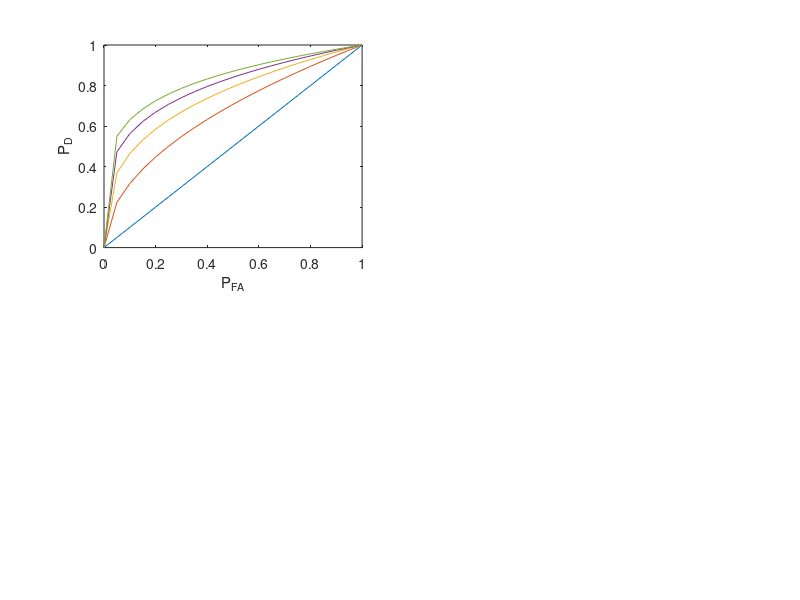

Here is the MATLAB script that generated this plot:
% plot the roc for a a xi^2
% Copyright 1999 by Todd K. Moon

clf
subplot(2,2,1)
Pfa = 0:.05:1;
for s0s1=1:5
  Pd = Pfa .^ (1/s0s1)
  plot(Pfa,Pd)
  hold on;
end
xlabel('P_{FA}')
ylabel('P_{D}')
print -dps ../pictures/roc2.ps
% now edit with xfig: pstoedit -f fig roc2.ps roc2.fig
